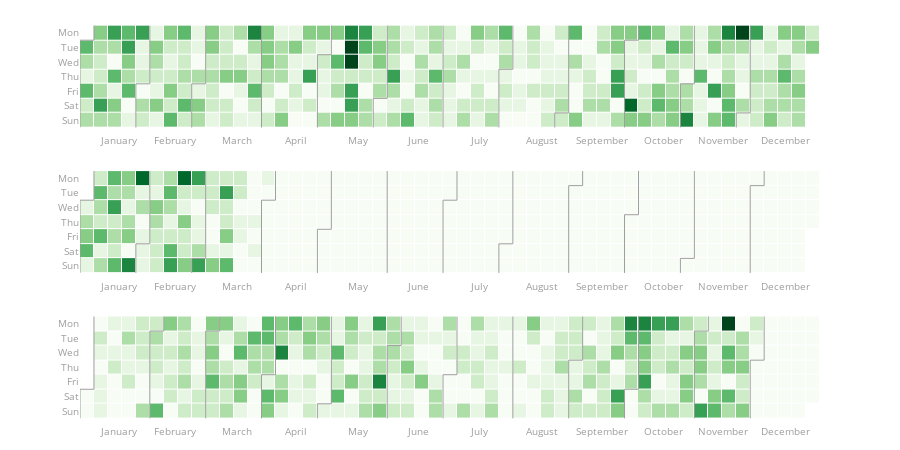

Write notebook code for a chart like this one.
### Code cell
from plotly_calplot import calplot
# creating the plot
fig = calplot(
         dailydata,
         x='datetime',
         y='admission number'
)
fig.show()

### Figure 1 — Plotly figure (JSON) as saved in the notebook; plotly's stock layout.template omitted (floating-point values rounded to 4 significant figures; data arrays with more than 128 entries replaced by an {"elided": "..."} marker saying what was removed)
{"data": [{"colorscale": [[0, "rgb(247,252,245)"], [0.125, "rgb(229,245,224)"], [0.25, "rgb(199,233,192)"], [0.375, "rgb(161,217,155)"], [0.5, "rgb(116,196,118)"], [0.625, "rgb(65,171,93)"], [0.75, "rgb(35,139,69)"], [0.875, "rgb(0,109,44)"], [1, "rgb(0,68,27)"]], "customdata": {"elided": "365x2 str values"}, "hovertemplate": "%{customdata[0]} <br>Week=%{x} <br>%{customdata[1]}=%{z}", "name": "2019", "showscale": false, "type": "heatmap", "x": {"elided": "365 int values"}, "xaxis": "x", "xgap": 1, "y": {"elided": "365 int values"}, "yaxis": "y", "ygap": 1, "z": {"elided": "365 int values"}, "zmax": 9, "zmin": 0}, {"hoverinfo": "skip", "line": {"color": "#9e9e9e", "width": 1}, "mode": "lines", "type": "scatter", "x": [-0.5, -0.5], "xaxis": "x", "y": [0.5, 6.5], "yaxis": "y"}, {"hoverinfo": "skip", "line": {"color": "#9e9e9e", "width": 1}, "mode": "lines", "type": "scatter", "x": [-0.5, 0.5], "xaxis": "x", "y": [0.5, 0.5], "yaxis": "y"}, {"hoverinfo": "skip", "line": {"color": "#9e9e9e", "width": 1}, "mode": "lines", "type": "scatter", "x": [0.5, 0.5], "xaxis": "x", "y": [0.5, -0.5], "yaxis": "y"}, {"hoverinfo": "skip", "line": {"color": "#9e9e9e", "width": 1}, "mode": "lines", "type": "scatter", "x": [3.5, 3.5], "xaxis": "x", "y": [3.5, 6.5], "yaxis": "y"}, {"hoverinfo": "skip", "line": {"color": "#9e9e9e", "width": 1}, "mode": "lines", "type": "scatter", "x": [3.5, 4.5], "xaxis": "x", "y": [3.5, 3.5], "yaxis": "y"}, {"hoverinfo": "skip", "line": {"color": "#9e9e9e", "width": 1}, "mode": "lines", "type": "scatter", "x": [4.5, 4.5], "xaxis": "x", "y": [3.5, -0.5], "yaxis": "y"}, {"hoverinfo": "skip", "line": {"color": "#9e9e9e", "width": 1}, "mode": "lines", "type": "scatter", "x": [7.5, 7.5], "xaxis": "x", "y": [3.5, 6.5], "yaxis": "y"}, {"hoverinfo": "skip", "line": {"color": "#9e9e9e", "width": 1}, "mode": "lines", "type": "scatter", "x": [7.5, 8.5], "xaxis": "x", "y": [3.5, 3.5], "yaxis": "y"}, {"hoverinfo": "skip", "line": {"color": "#9e9e9e", "width": 1}, "mode": "lines", "type": "scatter", "x": [8.5, 8.5], "xaxis": "x", "y": [3.5, -0.5], "yaxis": "y"}, {"hoverinfo": "skip", "line": {"color": "#9e9e9e", "width": 1}, "mode": "lines", "type": "scatter", "x": [12.5, 12.5], "xaxis": "x", "y": [-0.5, 6.5], "yaxis": "y"}, {"hoverinfo": "skip", "line": {"color": "#9e9e9e", "width": 1}, "mode": "lines", "type": "scatter", "x": [16.5, 16.5], "xaxis": "x", "y": [1.5, 6.5], "yaxis": "y"}, {"hoverinfo": "skip", "line": {"color": "#9e9e9e", "width": 1}, "mode": "lines", "type": "scatter", "x": [16.5, 17.5], "xaxis": "x", "y": [1.5, 1.5], "yaxis": "y"}, {"hoverinfo": "skip", "line": {"color": "#9e9e9e", "width": 1}, "mode": "lines", "type": "scatter", "x": [17.5, 17.5], "xaxis": "x", "y": [1.5, -0.5], "yaxis": "y"}, {"hoverinfo": "skip", "line": {"color": "#9e9e9e", "width": 1}, "mode": "lines", "type": "scatter", "x": [20.5, 20.5], "xaxis": "x", "y": [4.5, 6.5], "yaxis": "y"}, {"hoverinfo": "skip", "line": {"color": "#9e9e9e", "width": 1}, "mode": "lines", "type": "scatter", "x": [20.5, 21.5], "xaxis": "x", "y": [4.5, 4.5], "yaxis": "y"}, {"hoverinfo": "skip", "line": {"color": "#9e9e9e", "width": 1}, "mode": "lines", "type": "scatter", "x": [21.5, 21.5], "xaxis": "x", "y": [4.5, -0.5], "yaxis": "y"}, {"hoverinfo": "skip", "line": {"color": "#9e9e9e", "width": 1}, "mode": "lines", "type": "scatter", "x": [25.5, 25.5], "xaxis": "x", "y": [-0.5, 6.5], "yaxis": "y"}, {"hoverinfo": "skip", "line": {"color": "#9e9e9e", "width": 1}, "mode": "lines", "type": "scatter", "x": [29.5, 29.5], "xaxis": "x", "y": [2.5, 6.5], "yaxis": "y"}, {"hoverinfo": "skip", "line": {"color": "#9e9e9e", "width": 1}, "mode": "lines", "type": "scatter", "x": [29.5, 30.5], "xaxis": "x", "y": [2.5, 2.5], "yaxis": "y"}, {"hoverinfo": "skip", "line": {"color": "#9e9e9e", "width": 1}, "mode": "lines", "type": "scatter", "x": [30.5, 30.5], "xaxis": "x", "y": [2.5, -0.5], "yaxis": "y"}, {"hoverinfo": "skip", "line": {"color": "#9e9e9e", "width": 1}, "mode": "lines", "type": "scatter", "x": [33.5, 33.5], "xaxis": "x", "y": [5.5, 6.5], "yaxis": "y"}, {"hoverinfo": "skip", "line": {"color": "#9e9e9e", "width": 1}, "mode": "lines", "type": "scatter", "x": [33.5, 34.5], "xaxis": "x", "y": [5.5, 5.5], "yaxis": "y"}, {"hoverinfo": "skip", "line": {"color": "#9e9e9e", "width": 1}, "mode": "lines", "type": "scatter", "x": [34.5, 34.5], "xaxis": "x", "y": [5.5, -0.5], "yaxis": "y"}, {"hoverinfo": "skip", "line": {"color": "#9e9e9e", "width": 1}, "mode": "lines", "type": "scatter", "x": [38.5, 38.5], "xaxis": "x", "y": [0.5, 6.5], "yaxis": "y"}, {"hoverinfo": "skip", "line": {"color": "#9e9e9e", "width": 1}, "mode": "lines", "type": "scatter", "x": [38.5, 39.5], "xaxis": "x", "y": [0.5, 0.5], "yaxis": "y"}, {"hoverinfo": "skip", "line": {"color": "#9e9e9e", "width": 1}, "mode": "lines", "type": "scatter", "x": [39.5, 39.5], "xaxis": "x", "y": [0.5, -0.5], "yaxis": "y"}, {"hoverinfo": "skip", "line": {"color": "#9e9e9e", "width": 1}, "mode": "lines", "type": "scatter", "x": [42.5, 42.5], "xaxis": "x", "y": [3.5, 6.5], "yaxis": "y"}, {"hoverinfo": "skip", "line": {"color": "#9e9e9e", "width": 1}, "mode": "lines", "type": "scatter", "x": [42.5, 43.5], "xaxis": "x", "y": [3.5, 3.5], "yaxis": "y"}, {"hoverinfo": "skip", "line": {"color": "#9e9e9e", "width": 1}, "mode": "lines", "type": "scatter", "x": [43.5, 43.5], "xaxis": "x", "y": [3.5, -0.5], "yaxis": "y"}, {"hoverinfo": "skip", "line": {"color": "#9e9e9e", "width": 1}, "mode": "lines", "type": "scatter", "x": [46.5, 46.5], "xaxis": "x", "y": [5.5, 6.5], "yaxis": "y"}, {"hoverinfo": "skip", "line": {"color": "#9e9e9e", "width": 1}, "mode": "lines", "type": "scatter", "x": [46.5, 47.5], "xaxis": "x", "y": [5.5, 5.5], "yaxis": "y"}, {"hoverinfo": "skip", "line": {"color": "#9e9e9e", "width": 1}, "mode": "lines", "type": "scatter", "x": [47.5, 47.5], "xaxis": "x", "y": [5.5, -0.5], "yaxis": "y"}, {"colorscale": [[0, "rgb(247,252,245)"], [0.125, "rgb(229,245,224)"], [0.25, "rgb(199,233,192)"], [0.375, "rgb(161,217,155)"], [0.5, "rgb(116,196,118)"], [0.625, "rgb(65,171,93)"], [0.75, "rgb(35,139,69)"], [0.875, "rgb(0,109,44)"], [1, "rgb(0,68,27)"]], "customdata": {"elided": "366x2 str values"}, "hovertemplate": "%{customdata[0]} <br>Week=%{x} <br>%{customdata[1]}=%{z}", "name": "2020", "showscale": false, "type": "heatmap", "x": {"elided": "366 int values"}, "xaxis": "x2", "xgap": 1, "y": {"elided": "366 int values"}, "yaxis": "y2", "ygap": 1, "z": {"elided": "366 int values"}, "zmax": 9, "zmin": 0}, {"hoverinfo": "skip", "line": {"color": "#9e9e9e", "width": 1}, "mode": "lines", "type": "scatter", "x": [-0.5, -0.5], "xaxis": "x2", "y": [1.5, 6.5], "yaxis": "y2"}, {"hoverinfo": "skip", "line": {"color": "#9e9e9e", "width": 1}, "mode": "lines", "type": "scatter", "x": [-0.5, 0.5], "xaxis": "x2", "y": [1.5, 1.5], "yaxis": "y2"}, {"hoverinfo": "skip", "line": {"color": "#9e9e9e", "width": 1}, "mode": "lines", "type": "scatter", "x": [0.5, 0.5], "xaxis": "x2", "y": [1.5, -0.5], "yaxis": "y2"}, {"hoverinfo": "skip", "line": {"color": "#9e9e9e", "width": 1}, "mode": "lines", "type": "scatter", "x": [3.5, 3.5], "xaxis": "x2", "y": [4.5, 6.5], "yaxis": "y2"}, {"hoverinfo": "skip", "line": {"color": "#9e9e9e", "width": 1}, "mode": "lines", "type": "scatter", "x": [3.5, 4.5], "xaxis": "x2", "y": [4.5, 4.5], "yaxis": "y2"}, {"hoverinfo": "skip", "line": {"color": "#9e9e9e", "width": 1}, "mode": "lines", "type": "scatter", "x": [4.5, 4.5], "xaxis": "x2", "y": [4.5, -0.5], "yaxis": "y2"}, {"hoverinfo": "skip", "line": {"color": "#9e9e9e", "width": 1}, "mode": "lines", "type": "scatter", "x": [7.5, 7.5], "xaxis": "x2", "y": [5.5, 6.5], "yaxis": "y2"}, {"hoverinfo": "skip", "line": {"color": "#9e9e9e", "width": 1}, "mode": "lines", "type": "scatter", "x": [7.5, 8.5], "xaxis": "x2", "y": [5.5, 5.5], "yaxis": "y2"}, {"hoverinfo": "skip", "line": {"color": "#9e9e9e", "width": 1}, "mode": "lines", "type": "scatter", "x": [8.5, 8.5], "xaxis": "x2", "y": [5.5, -0.5], "yaxis": "y2"}, {"hoverinfo": "skip", "line": {"color": "#9e9e9e", "width": 1}, "mode": "lines", "type": "scatter", "x": [12.5, 12.5], "xaxis": "x2", "y": [1.5, 6.5], "yaxis": "y2"}, {"hoverinfo": "skip", "line": {"color": "#9e9e9e", "width": 1}, "mode": "lines", "type": "scatter", "x": [12.5, 13.5], "xaxis": "x2", "y": [1.5, 1.5], "yaxis": "y2"}, {"hoverinfo": "skip", "line": {"color": "#9e9e9e", "width": 1}, "mode": "lines", "type": "scatter", "x": [13.5, 13.5], "xaxis": "x2", "y": [1.5, -0.5], "yaxis": "y2"}, {"hoverinfo": "skip", "line": {"color": "#9e9e9e", "width": 1}, "mode": "lines", "type": "scatter", "x": [16.5, 16.5], "xaxis": "x2", "y": [3.5, 6.5], "yaxis": "y2"}, {"hoverinfo": "skip", "line": {"color": "#9e9e9e", "width": 1}, "mode": "lines", "type": "scatter", "x": [16.5, 17.5], "xaxis": "x2", "y": [3.5, 3.5], "yaxis": "y2"}, {"hoverinfo": "skip", "line": {"color": "#9e9e9e", "width": 1}, "mode": "lines", "type": "scatter", "x": [17.5, 17.5], "xaxis": "x2", "y": [3.5, -0.5], "yaxis": "y2"}, {"hoverinfo": "skip", "line": {"color": "#9e9e9e", "width": 1}, "mode": "lines", "type": "scatter", "x": [21.5, 21.5], "xaxis": "x2", "y": [-0.5, 6.5], "yaxis": "y2"}, {"hoverinfo": "skip", "line": {"color": "#9e9e9e", "width": 1}, "mode": "lines", "type": "scatter", "x": [25.5, 25.5], "xaxis": "x2", "y": [1.5, 6.5], "yaxis": "y2"}, {"hoverinfo": "skip", "line": {"color": "#9e9e9e", "width": 1}, "mode": "lines", "type": "scatter", "x": [25.5, 26.5], "xaxis": "x2", "y": [1.5, 1.5], "yaxis": "y2"}, {"hoverinfo": "skip", "line": {"color": "#9e9e9e", "width": 1}, "mode": "lines", "type": "scatter", "x": [26.5, 26.5], "xaxis": "x2", "y": [1.5, -0.5], "yaxis": "y2"}, {"hoverinfo": "skip", "line": {"color": "#9e9e9e", "width": 1}, "mode": "lines", "type": "scatter", "x": [29.5, 29.5], "xaxis": "x2", "y": [4.5, 6.5], "yaxis": "y2"}, {"hoverinfo": "skip", "line": {"color": "#9e9e9e", "width": 1}, "mode": "lines", "type": "scatter", "x": [29.5, 30.5], "xaxis": "x2", "y": [4.5, 4.5], "yaxis": "y2"}, {"hoverinfo": "skip", "line": {"color": "#9e9e9e", "width": 1}, "mode": "lines", "type": "scatter", "x": [30.5, 30.5], "xaxis": "x2", "y": [4.5, -0.5], "yaxis": "y2"}, {"hoverinfo": "skip", "line": {"color": "#9e9e9e", "width": 1}, "mode": "lines", "type": "scatter", "x": [34.5, 34.5], "xaxis": "x2", "y": [0.5, 6.5], "yaxis": "y2"}, {"hoverinfo": "skip", "line": {"color": "#9e9e9e", "width": 1}, "mode": "lines", "type": "scatter", "x": [34.5, 35.5], "xaxis": "x2", "y": [0.5, 0.5], "yaxis": "y2"}, {"hoverinfo": "skip", "line": {"color": "#9e9e9e", "width": 1}, "mode": "lines", "type": "scatter", "x": [35.5, 35.5], "xaxis": "x2", "y": [0.5, -0.5], "yaxis": "y2"}, {"hoverinfo": "skip", "line": {"color": "#9e9e9e", "width": 1}, "mode": "lines", "type": "scatter", "x": [38.5, 38.5], "xaxis": "x2", "y": [2.5, 6.5], "yaxis": "y2"}, {"hoverinfo": "skip", "line": {"color": "#9e9e9e", "width": 1}, "mode": "lines", "type": "scatter", "x": [38.5, 39.5], "xaxis": "x2", "y": [2.5, 2.5], "yaxis": "y2"}, {"hoverinfo": "skip", "line": {"color": "#9e9e9e", "width": 1}, "mode": "lines", "type": "scatter", "x": [39.5, 39.5], "xaxis": "x2", "y": [2.5, -0.5], "yaxis": "y2"}, {"hoverinfo": "skip", "line": {"color": "#9e9e9e", "width": 1}, "mode": "lines", "type": "scatter", "x": [42.5, 42.5], "xaxis": "x2", "y": [5.5, 6.5], "yaxis": "y2"}, {"hoverinfo": "skip", "line": {"color": "#9e9e9e", "width": 1}, "mode": "lines", "type": "scatter", "x": [42.5, 43.5], "xaxis": "x2", "y": [5.5, 5.5], "yaxis": "y2"}, {"hoverinfo": "skip", "line": {"color": "#9e9e9e", "width": 1}, "mode": "lines", "type": "scatter", "x": [43.5, 43.5], "xaxis": "x2", "y": [5.5, -0.5], "yaxis": "y2"}, {"hoverinfo": "skip", "line": {"color": "#9e9e9e", "width": 1}, "mode": "lines", "type": "scatter", "x": [47.5, 47.5], "xaxis": "x2", "y": [0.5, 6.5], "yaxis": "y2"}, {"hoverinfo": "skip", "line": {"color": "#9e9e9e", "width": 1}, "mode": "lines", "type": "scatter", "x": [47.5, 48.5], "xaxis": "x2", "y": [0.5, 0.5], "yaxis": "y2"}, {"hoverinfo": "skip", "line": {"color": "#9e9e9e", "width": 1}, "mode": "lines", "type": "scatter", "x": [48.5, 48.5], "xaxis": "x2", "y": [0.5, -0.5], "yaxis": "y2"}, {"colorscale": [[0, "rgb(247,252,245)"], [0.125, "rgb(229,245,224)"], [0.25, "rgb(199,233,192)"], [0.375, "rgb(161,217,155)"], [0.5, "rgb(116,196,118)"], [0.625, "rgb(65,171,93)"], [0.75, "rgb(35,139,69)"], [0.875, "rgb(0,109,44)"], [1, "rgb(0,68,27)"]], "customdata": {"elided": "365x2 str values"}, "hovertemplate": "%{customdata[0]} <br>Week=%{x} <br>%{customdata[1]}=%{z}", "name": "2022", "showscale": false, "type": "heatmap", "x": {"elided": "365 int values"}, "xaxis": "x3", "xgap": 1, "y": {"elided": "365 int values"}, "yaxis": "y3", "ygap": 1, "z": {"elided": "365 int values"}, "zmax": 9, "zmin": 0}, {"hoverinfo": "skip", "line": {"color": "#9e9e9e", "width": 1}, "mode": "lines", "type": "scatter", "x": [-0.5, -0.5], "xaxis": "x3", "y": [4.5, 6.5], "yaxis": "y3"}, {"hoverinfo": "skip", "line": {"color": "#9e9e9e", "width": 1}, "mode": "lines", "type": "scatter", "x": [-0.5, 0.5], "xaxis": "x3", "y": [4.5, 4.5], "yaxis": "y3"}, {"hoverinfo": "skip", "line": {"color": "#9e9e9e", "width": 1}, "mode": "lines", "type": "scatter", "x": [0.5, 0.5], "xaxis": "x3", "y": [4.5, -0.5], "yaxis": "y3"}, {"hoverinfo": "skip", "line": {"color": "#9e9e9e", "width": 1}, "mode": "lines", "type": "scatter", "x": [4.5, 4.5], "xaxis": "x3", "y": [0.5, 6.5], "yaxis": "y3"}, {"hoverinfo": "skip", "line": {"color": "#9e9e9e", "width": 1}, "mode": "lines", "type": "scatter", "x": [4.5, 5.5], "xaxis": "x3", "y": [0.5, 0.5], "yaxis": "y3"}, {"hoverinfo": "skip", "line": {"color": "#9e9e9e", "width": 1}, "mode": "lines", "type": "scatter", "x": [5.5, 5.5], "xaxis": "x3", "y": [0.5, -0.5], "yaxis": "y3"}, {"hoverinfo": "skip", "line": {"color": "#9e9e9e", "width": 1}, "mode": "lines", "type": "scatter", "x": [8.5, 8.5], "xaxis": "x3", "y": [0.5, 6.5], "yaxis": "y3"}, {"hoverinfo": "skip", "line": {"color": "#9e9e9e", "width": 1}, "mode": "lines", "type": "scatter", "x": [8.5, 9.5], "xaxis": "x3", "y": [0.5, 0.5], "yaxis": "y3"}, {"hoverinfo": "skip", "line": {"color": "#9e9e9e", "width": 1}, "mode": "lines", "type": "scatter", "x": [9.5, 9.5], "xaxis": "x3", "y": [0.5, -0.5], "yaxis": "y3"}, {"hoverinfo": "skip", "line": {"color": "#9e9e9e", "width": 1}, "mode": "lines", "type": "scatter", "x": [12.5, 12.5], "xaxis": "x3", "y": [3.5, 6.5], "yaxis": "y3"}, {"hoverinfo": "skip", "line": {"color": "#9e9e9e", "width": 1}, "mode": "lines", "type": "scatter", "x": [12.5, 13.5], "xaxis": "x3", "y": [3.5, 3.5], "yaxis": "y3"}, {"hoverinfo": "skip", "line": {"color": "#9e9e9e", "width": 1}, "mode": "lines", "type": "scatter", "x": [13.5, 13.5], "xaxis": "x3", "y": [3.5, -0.5], "yaxis": "y3"}, {"hoverinfo": "skip", "line": {"color": "#9e9e9e", "width": 1}, "mode": "lines", "type": "scatter", "x": [16.5, 16.5], "xaxis": "x3", "y": [5.5, 6.5], "yaxis": "y3"}, {"hoverinfo": "skip", "line": {"color": "#9e9e9e", "width": 1}, "mode": "lines", "type": "scatter", "x": [16.5, 17.5], "xaxis": "x3", "y": [5.5, 5.5], "yaxis": "y3"}, {"hoverinfo": "skip", "line": {"color": "#9e9e9e", "width": 1}, "mode": "lines", "type": "scatter", "x": [17.5, 17.5], "xaxis": "x3", "y": [5.5, -0.5], "yaxis": "y3"}, {"hoverinfo": "skip", "line": {"color": "#9e9e9e", "width": 1}, "mode": "lines", "type": "scatter", "x": [21.5, 21.5], "xaxis": "x3", "y": [1.5, 6.5], "yaxis": "y3"}, {"hoverinfo": "skip", "line": {"color": "#9e9e9e", "width": 1}, "mode": "lines", "type": "scatter", "x": [21.5, 22.5], "xaxis": "x3", "y": [1.5, 1.5], "yaxis": "y3"}, {"hoverinfo": "skip", "line": {"color": "#9e9e9e", "width": 1}, "mode": "lines", "type": "scatter", "x": [22.5, 22.5], "xaxis": "x3", "y": [1.5, -0.5], "yaxis": "y3"}, {"hoverinfo": "skip", "line": {"color": "#9e9e9e", "width": 1}, "mode": "lines", "type": "scatter", "x": [25.5, 25.5], "xaxis": "x3", "y": [3.5, 6.5], "yaxis": "y3"}, {"hoverinfo": "skip", "line": {"color": "#9e9e9e", "width": 1}, "mode": "lines", "type": "scatter", "x": [25.5, 26.5], "xaxis": "x3", "y": [3.5, 3.5], "yaxis": "y3"}, {"hoverinfo": "skip", "line": {"color": "#9e9e9e", "width": 1}, "mode": "lines", "type": "scatter", "x": [26.5, 26.5], "xaxis": "x3", "y": [3.5, -0.5], "yaxis": "y3"}, {"hoverinfo": "skip", "line": {"color": "#9e9e9e", "width": 1}, "mode": "lines", "type": "scatter", "x": [30.5, 30.5], "xaxis": "x3", "y": [-0.5, 6.5], "yaxis": "y3"}, {"hoverinfo": "skip", "line": {"color": "#9e9e9e", "width": 1}, "mode": "lines", "type": "scatter", "x": [34.5, 34.5], "xaxis": "x3", "y": [2.5, 6.5], "yaxis": "y3"}, {"hoverinfo": "skip", "line": {"color": "#9e9e9e", "width": 1}, "mode": "lines", "type": "scatter", "x": [34.5, 35.5], "xaxis": "x3", "y": [2.5, 2.5], "yaxis": "y3"}, {"hoverinfo": "skip", "line": {"color": "#9e9e9e", "width": 1}, "mode": "lines", "type": "scatter", "x": [35.5, 35.5], "xaxis": "x3", "y": [2.5, -0.5], "yaxis": "y3"}, {"hoverinfo": "skip", "line": {"color": "#9e9e9e", "width": 1}, "mode": "lines", "type": "scatter", "x": [38.5, 38.5], "xaxis": "x3", "y": [4.5, 6.5], "yaxis": "y3"}, {"hoverinfo": "skip", "line": {"color": "#9e9e9e", "width": 1}, "mode": "lines", "type": "scatter", "x": [38.5, 39.5], "xaxis": "x3", "y": [4.5, 4.5], "yaxis": "y3"}, {"hoverinfo": "skip", "line": {"color": "#9e9e9e", "width": 1}, "mode": "lines", "type": "scatter", "x": [39.5, 39.5], "xaxis": "x3", "y": [4.5, -0.5], "yaxis": "y3"}, {"hoverinfo": "skip", "line": {"color": "#9e9e9e", "width": 1}, "mode": "lines", "type": "scatter", "x": [43.5, 43.5], "xaxis": "x3", "y": [0.5, 6.5], "yaxis": "y3"}, {"hoverinfo": "skip", "line": {"color": "#9e9e9e", "width": 1}, "mode": "lines", "type": "scatter", "x": [43.5, 44.5], "xaxis": "x3", "y": [0.5, 0.5], "yaxis": "y3"}, {"hoverinfo": "skip", "line": {"color": "#9e9e9e", "width": 1}, "mode": "lines", "type": "scatter", "x": [44.5, 44.5], "xaxis": "x3", "y": [0.5, -0.5], "yaxis": "y3"}, {"hoverinfo": "skip", "line": {"color": "#9e9e9e", "width": 1}, "mode": "lines", "type": "scatter", "x": [47.5, 47.5], "xaxis": "x3", "y": [2.5, 6.5], "yaxis": "y3"}, {"hoverinfo": "skip", "line": {"color": "#9e9e9e", "width": 1}, "mode": "lines", "type": "scatter", "x": [47.5, 48.5], "xaxis": "x3", "y": [2.5, 2.5], "yaxis": "y3"}, {"hoverinfo": "skip", "line": {"color": "#9e9e9e", "width": 1}, "mode": "lines", "type": "scatter", "x": [48.5, 48.5], "xaxis": "x3", "y": [2.5, -0.5], "yaxis": "y3"}], "layout": {"font": {"color": "#9e9e9e", "size": 10}, "height": 450, "margin": {"b": 20, "t": 20}, "plot_bgcolor": "#fff", "showlegend": false, "title": {"text": ""}, "xaxis": {"anchor": "y", "domain": [0, 1], "showgrid": false, "showline": false, "tickmode": "array", "ticktext": ["January", "February", "March", "April", "May", "June", "July", "August", "September", "October", "November", "December"], "tickvals": [2.286, 6.286, 10.71, 15, 19.43, 23.71, 28.14, 32.57, 36.86, 41.29, 45.57, 50], "zeroline": false}, "xaxis2": {"anchor": "y2", "domain": [0, 1], "showgrid": false, "showline": false, "tickmode": "array", "ticktext": ["January", "February", "March", "April", "May", "June", "July", "August", "September", "October", "November", "December"], "tickvals": [2.286, 6.286, 10.71, 15, 19.43, 23.71, 28.14, 32.57, 36.86, 41.29, 45.57, 50], "zeroline": false}, "xaxis3": {"anchor": "y3", "domain": [0, 1], "showgrid": false, "showline": false, "tickmode": "array", "ticktext": ["January", "February", "March", "April", "May", "June", "July", "August", "September", "October", "November", "December"], "tickvals": [2.286, 6.286, 10.71, 15, 19.43, 23.71, 28.14, 32.57, 36.86, 41.29, 45.57, 50], "zeroline": false}, "yaxis": {"anchor": "x", "autorange": "reversed", "domain": [0.72, 1], "showgrid": false, "showline": false, "tickmode": "array", "ticktext": ["Mon", "Tue", "Wed", "Thu", "Fri", "Sat", "Sun"], "tickvals": [0, 1, 2, 3, 4, 5, 6], "zeroline": false}, "yaxis2": {"anchor": "x2", "autorange": "reversed", "domain": [0.36, 0.64], "showgrid": false, "showline": false, "tickmode": "array", "ticktext": ["Mon", "Tue", "Wed", "Thu", "Fri", "Sat", "Sun"], "tickvals": [0, 1, 2, 3, 4, 5, 6], "zeroline": false}, "yaxis3": {"anchor": "x3", "autorange": "reversed", "domain": [0, 0.28], "showgrid": false, "showline": false, "tickmode": "array", "ticktext": ["Mon", "Tue", "Wed", "Thu", "Fri", "Sat", "Sun"], "tickvals": [0, 1, 2, 3, 4, 5, 6], "zeroline": false}}}
